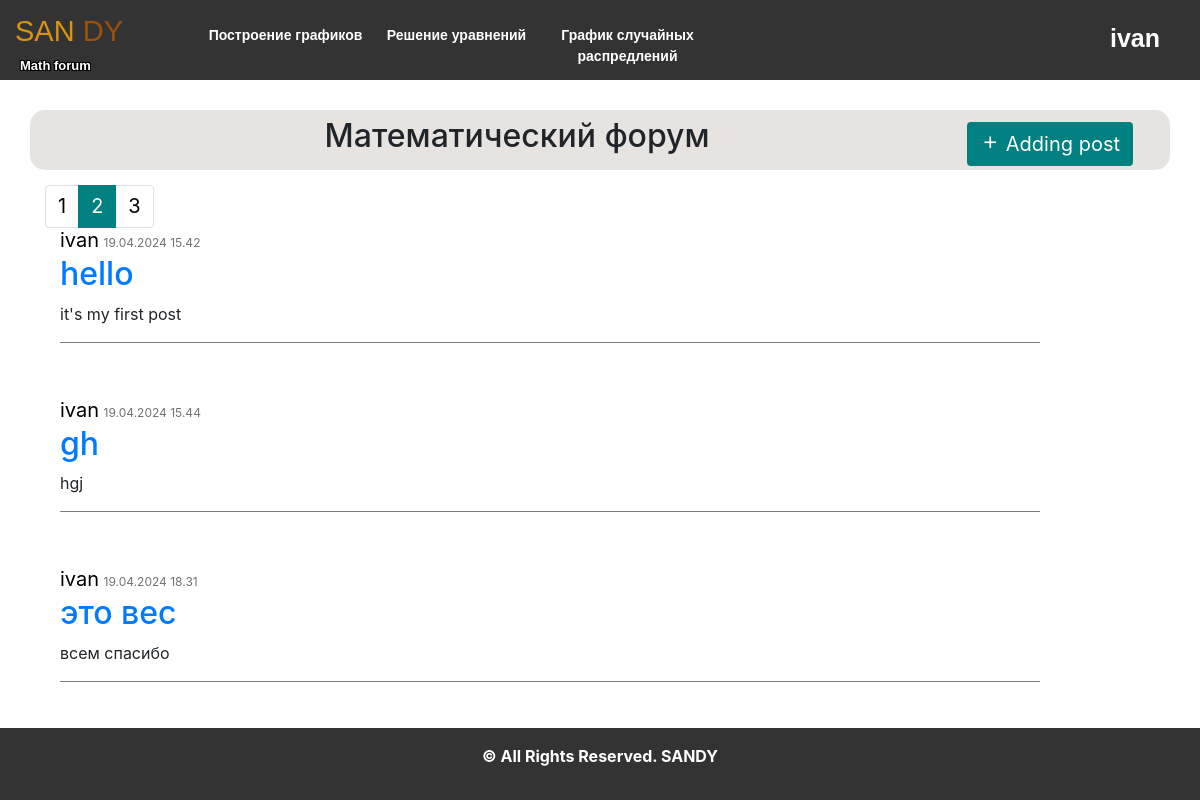
The app's page /forum?page=2 (signed in) with its own data.
### data/users.py (models this page shows, shortened)
class User(SqlAlchemyBase, UserMixin, SerializerMixin):
    __tablename__ = 'users'
    id = sqlalchemy.Column(sqlalchemy.Integer, primary_key=True, autoincrement=True)
    username = sqlalchemy.Column(sqlalchemy.String, nullable=True)
    email = sqlalchemy.Column(sqlalchemy.String, index=True, unique=True, nullable=True)
    hashed_password = sqlalchemy.Column(sqlalchemy.String, nullable=True)
    post = orm.relationship("Post", back_populates='user')

### data/post.py (models this page shows, shortened)
class Post(SqlAlchemyBase, SerializerMixin):
    __tablename__ = 'posts'
    id = sqlalchemy.Column(sqlalchemy.Integer, primary_key=True, autoincrement=True)
    team_leader = sqlalchemy.Column(sqlalchemy.Integer, sqlalchemy.ForeignKey("users.id"))
    user = orm.relationship('User')
    title = sqlalchemy.Column(sqlalchemy.String, nullable=True)
    posts = sqlalchemy.Column(sqlalchemy.String, nullable=True)
    views = sqlalchemy.Column(sqlalchemy.Integer, default=0)
    image_post = sqlalchemy.Column(sqlalchemy.String(50), nullable=False, default='default.jpg')
    start_date = sqlalchemy.Column(sqlalchemy.DateTime, default=datetime.datetime.now)

### main.py (the view)
@app.route("/", methods=['GET', 'POST'])
@app.route("/forum", methods=['GET', 'POST'])
def forum():
    session = db_session.create_session()
    posts = session.query(Post).all()
    if posts:
        page = request.args.get('page', 1, type=int)  # Получаем номер текущей страницы из параметров запроса
        per_page = 3  # Количество постов на одной странице
        total_posts = len(posts)  # Общее количество постов
        start_index = (page - 1) * per_page
        end_index = min(start_index + per_page, total_posts)
        posts_on_page = posts[start_index:end_index]
        pagination_info = {
            'total': total_posts,
            'page': page,
            'per_page': per_page,
            'pages': total_posts // per_page + (1 if total_posts % per_page > 0 else 0)
        }
        total_pages = total_posts // per_page + (1 if total_posts % per_page > 0 else 0)
        return render_template("index.html", title='Математический форум',
                           posts=posts_on_page, total_pages=total_pages, page=page)
    return render_template("index.html", title='Математический форум',
                           either="Пока ещё не опубликовано ни одного поста", total_pages=0)

### data/db_session.py (called while the page is built)
def create_session() -> Session:
    global __factory
    return __factory()

### main.py (called while the page is built)
@login_manager.user_loader
def load_user(user_id):
    db_sess = db_session.create_session()
    return db_sess.query(User).get(user_id)

### templates/index.html
{% extends "base.html" %}
{% block content %}
<div class="container">
    <div class="header" style="text-align: center; margin: 15px; padding: 7px;">
        <a href="/post" class="btn" style="margin-top: 5px;"><i class='bx bx-plus'></i> Adding post</a>
        <h2>{{title}}</h2>
    </div>
    {% if either %}
        <div style="background-color: #fff; text-align: center;"><h3>{{ either}}</h3></div>
    {% else %}
        {% if posts %}
            <div class="container_blog">
                <div class="blog_content">
                  {% for item in posts %}
                    <div class="post-content">
                        <a style="font-size: 20px; color: black;">{{item.user.username}}</a>
                        <a style="color: #727272; font-size: 12px;">{{item.start_date.strftime('%d.%m.%Y %H.%M')}}</a>
                        <a href="{{ url_for('look_post', post_id=item.id) }}"><h2>{{item.title}}</h2></a>
                        {% if item.posts|count >= 100 or item %}
                            <p class="article-content" align="left">{{ item.posts|safe|truncate(250, True) }}
                        {% else %}
                            <p class="article-content" align="left">{{ item.posts }}</p>
                        {% endif %}
                        <hr />
                    </div>
                  {% endfor %}
                </div>
            </div>
        {% endif %}
        <nav aria-label="Page navigation example" style="float: left; margin-bottom: 10px; text-align: center; ">
          <ul class="pagination justify-content-center">
            {% for page_num in range(1, total_pages + 1) %}
              {% if page_num == page %}
                <li class="page-item active"><a class="page-link" href="{{ url_for('forum', page=page_num) }}"
                                                style="background-color: teal; border-color: teal;">{{ page_num }}</a></li>
              {% else %}
                <li class="page-item"><a class="page-link" href="{{ url_for('forum', page=page_num) }}"
                                         style="color: black">{{ page_num }}</a></li>
              {% endif %}
            {% endfor %}
          </ul>
        </nav>
    {% endif %}
</div>
{% endblock %}

### templates/base.html (shortened to what this page needs)
<!doctype html>
<html lang="en">
  <head>
    <link rel="stylesheet" href="/static/css/style.css">
    <link rel="stylesheet" href="https://cdn.jsdelivr.net/npm/bootstrap-icons@1.11.3/font/bootstrap-icons.min.css">
    <link rel="stylesheet"
          href="https://stackpath.bootstrapcdn.com/bootstrap/4.4.1/css/bootstrap.min.css"
>
    <link href='https://unpkg.com/boxicons@2.1.4/css/boxicons.min.css' rel='stylesheet'>
  </head>
  <body>
    <div id="block-body">
      <header>
        <div class="logo">
          <a href="/" style="text-decoration: none">
            <span class="use">SAN</span>
            <span class="web">DY</span>
          </a>
          <p>Math forum</p>
        </div>
        <div class="top-menu">
          <ul>
            <li><a href="/graf">Построение графиков</a></li>
            <li><a href="/uravn">Решение уравнений</a></li>
            <li><a href="/raspr">График случайных распредлений</a></li>
          </ul>
        </div>
        <div class="block-top-auth">
          {% if current_user.is_authenticated %}
          <a class="nikname" href="/logout" title="log out" >{{ current_user.username }}</a>
          {% else %}
          <p><a href="/register" >Регистрация</a></p>
          <p><a href="/login" >Вход</a></p>
          {% endif %}
        </div>
      </header>
    </div>
    <main>
      {% block content %}
      {% endblock %}
    </main>
    <footer class="page-footer">
      <p><b>© All Rights Reserved. SANDY</b></p>
    </footer>
  </body>
</html>

### static/css/style.css (style rules this page uses)
* { margin: 0; padding: 0; }
body { background-image: url("../img/white-needle.png"); }
#block-body { width: 100%; height: auto; }
header { width: screen width; height: 80px; background-color: #333; }
.logo { width: 200px; float: left; height: 80px; }
.logo a { display: block; margin-left: 15px; margin-top: 10px; font-family: "Exo2-Bold", sans-serif; font-size: 29px; color: #b2aeb2; text-decoration: none; cursor: pointer; }
.use { color: #db9411; }
.web { color: hsl(29, 85%, 33%); }
.logo p { margin-left: 20px; margin-top: 2px; margin-bottom: 5px; font-family: "Exo2-Medium", sans-serif; font-size: 13px; color: white; font-weight: 800; text-shadow: -1px -1px 0 #000, 1px -1px 0 #000, -1px 1px 0 #000, 1px 1px 0 #000; }
.top-menu { width: screen width; height: 80px; float: left; }
.top-menu ul li { list-style: none; float: left; text-align: center; }
.top-menu ul li a { display: block; width: 171px; text-decoration: none; font-family: "Exo2-Medium", sans-serif; font-size: 14px; color: white; height: 80px; padding-top: 25px; cursor: pointer; font-weight: 550; border-radius: 20px; }
.block-top-auth { width: 100px; float: right; margin-right: 40px; height: 80px; }
.block-top-auth a { text-decoration: none; color: white; font-family: "Exo2-Medium", sans-serif; font-size: 15px; font-weight: 700; text-decoration: underline; cursor: pointer; }
.block-top-auth .nikname { font-size: 25px; text-decoration: none; margin-top: 20px; float: right; }
.page-footer { padding: 1rem; background: #333; color: #fff; text-align: center; }
body { display: flex; flex-direction: column; }
html, body { min-height: 100vh; }
main { flex-grow: 1; }
footer { flex-grow: 0; }
.container { margin: 30px; border: 10px; background-color: #e6e3e0; border-radius: 15px; }
.container_blog { display: block; position: absolute; margin-top: 15px; }
.post-content { padding: 20px 10px 10px 10px; margin: 5px; max-width: 1000px; }
.post-content { width: 1000px; }
.container .header .btn { background-color: teal; color: #fff; transition: all .7s; float: right; }
.container hr { display: block; height: 1px; border: 0; border-top: 1px solid grey; margin: 1em 0; padding: 0; }
.container a { font-size: 20px; margin-bottom: 15px; }

### records on screen
User: username "ivan"
Post: user.username "ivan", start_date "19.04.2024 15.42", title "hello", posts "it's my first post"
Post: user.username "ivan", start_date "19.04.2024 15.44", title "gh", posts "hgj"
Post: user.username "ivan", start_date "19.04.2024 18.31", title "это вес", posts "всем спасибо"

### other values on screen
{{ title }} "Математический форум"
{{ page_num }} "1" "3"
{{ page_num }} "2"
